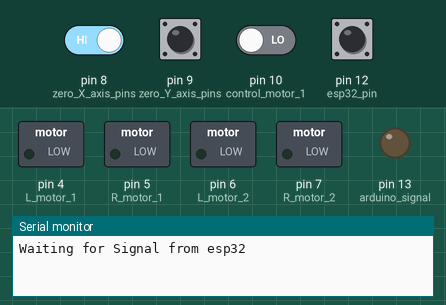
Simulated run of this sketch. Board: Arduino Uno, built with avr-gcc and run on an emulated ATmega328P. Parts: switched loads named in the sketch (green lamp = pin HIGH), output pins drawn as LEDs (lit = HIGH), the last lines printed to the serial monitor. Inputs (shaded band) come from the test bench; at power-on: pin 8 (zero_X_axis_pins), pin 9 (zero_Y_axis_pins), pin 12 (esp32_pin) HIGH, pin 10 (control_motor_1) LOW.

Above: at 1.8 s.
1.9 s: pin 12 (esp32_pin) pulled LOW for 0.6 s
At 2.7 s:
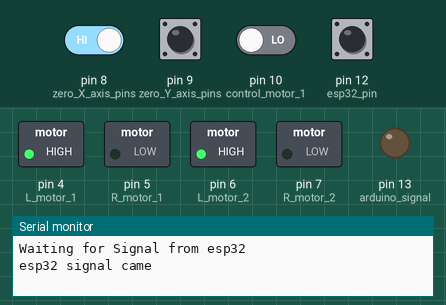
4.0 s: pin 8 (zero_X_axis_pins) driven LOW and pin 12 (esp32_pin) driven LOW
At 5.2 s:
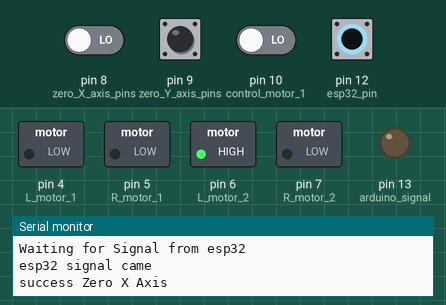
5.5 s: pin 9 (zero_Y_axis_pins) pulled LOW for 0.6 s
At 6.6 s:
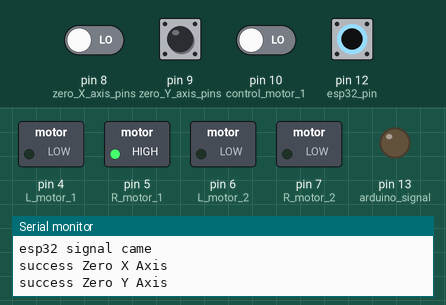
7.6 s: pin 10 (control_motor_1) driven HIGH
At 8.5 s:
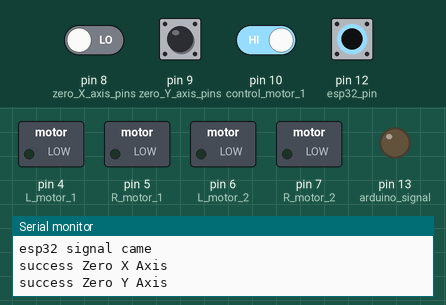
9.5 s: pin 10 (control_motor_1) driven LOW
At 10.8 s:
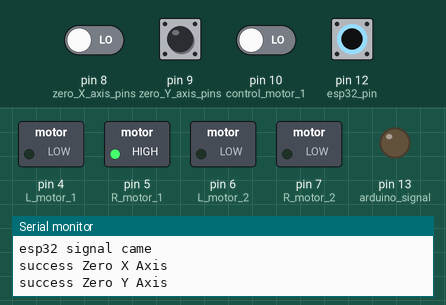
Timing chart, 0 to 12.0 s (numbered marks = the images above; inputs shaded):
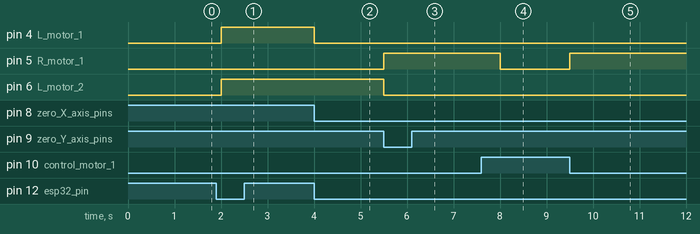

Measured:
- after the input at 1.9 s, pin 4 (L_motor_1), pin 6 (L_motor_2): LOW → HIGH after 0.10 s
- after the input at 4.0 s, pin 4 (L_motor_1): HIGH → LOW at once
- after the input at 5.5 s, pin 5 (R_motor_1): LOW → HIGH at once; pin 6 (L_motor_2): HIGH → LOW at once
- after the input at 7.6 s, pin 5 (R_motor_1): HIGH → LOW after 0.40 s
- after the input at 9.5 s, pin 5 (R_motor_1): LOW → HIGH at once

The sketch:

L293D_IC_motor_driver.ino
```cpp
// motors pins
#define L_motor_1 4
#define R_motor_1 5

#define L_motor_2 6
#define R_motor_2 7

// Zero axis pins
#define zero_X_axis_pins 8
#define zero_Y_axis_pins 9

// control pins
#define control_motor_1 10
#define control_motor_2 11

// esp32 pin
#define esp32_pin 12
#define arduino_signal 13

int Zero_axis_flag1;
int Zero_axis_flag2;

int test_control;

int print_flag;

// motion falgs
int motion_control_flag=0;
int counter_Y_axis=0;

void setup() {
Serial.begin(9600);
pinMode(L_motor_1,OUTPUT);
pinMode(R_motor_1,OUTPUT);
pinMode(L_motor_2,OUTPUT);
pinMode(R_motor_2,OUTPUT);

pinMode(arduino_signal,OUTPUT);

pinMode(zero_X_axis_pins,INPUT_PULLUP);
pinMode(zero_Y_axis_pins,INPUT_PULLUP);

pinMode(control_motor_1,INPUT);
pinMode(control_motor_2,INPUT);

pinMode(esp32_pin,INPUT_PULLUP);
Zero_axis_flag1 = 1;
Zero_axis_flag2 = 1;
print_flag = 1;
Serial.println("Waiting for Signal from esp32");
}

void loop() {
if (digitalRead(esp32_pin)==LOW){
  if(print_flag==1){
      Serial.println("esp32 signal came");
      print_flag=0;
      }
  if(Zero_axis_flag1 == 1){
      if (digitalRead(zero_X_axis_pins)==1){
        digitalWrite(L_motor_1,HIGH);
        digitalWrite(R_motor_1,LOW);
      }
      else {
        digitalWrite(L_motor_1,LOW);
        digitalWrite(R_motor_1,LOW);
        Serial.println("success Zero X Axis");
        Zero_axis_flag1 = 0;
        }
        }
  if (Zero_axis_flag2 == 1){
      if (digitalRead(zero_Y_axis_pins)==1){
        digitalWrite(L_motor_2,HIGH);
        digitalWrite(R_motor_2,LOW);
      }
      else {
        digitalWrite(L_motor_2,LOW);
        digitalWrite(R_motor_2,LOW);
        Serial.println("success Zero Y Axis");
        Zero_axis_flag2 = 0;
        }
        }
  if ((Zero_axis_flag1 == 0) && (Zero_axis_flag2 == 0)){
        digitalWrite(arduino_signal,LOW);
        motion_control_flag = 1;
  }
  if(motion_control_flag == 1){
       if(digitalRead(control_motor_1)==0){
          digitalWrite(L_motor_1,LOW);
          digitalWrite(R_motor_1,HIGH);}
        else{
          digitalWrite(L_motor_1,LOW);
          digitalWrite(R_motor_1,LOW);
          motion_control_flag = 2;}
      }
      else if(motion_control_flag == 2){
        if(digitalRead(control_motor_2)==0){
          counter_Y_axis +=1;
          digitalWrite(L_motor_2,LOW);
          digitalWrite(R_motor_2,HIGH);
          Serial.print("counter_Y_axis = ");
          Serial.println(counter_Y_axis);}
        else{
          digitalWrite(L_motor_1,LOW);
          digitalWrite(R_motor_1,LOW);
          motion_control_flag = 3;}
      }
      else if(motion_control_flag==3){
        if(digitalRead(zero_X_axis_pins)==1){
          digitalWrite(L_motor_1,HIGH);
          digitalWrite(R_motor_1,LOW);}
        else{
          digitalWrite(L_motor_1,LOW);
          digitalWrite(R_motor_1,LOW);
            if(digitalRead(control_motor_2)==1){
            digitalWrite(L_motor_2,LOW);
            digitalWrite(R_motor_2,HIGH);}
          else{motion_control_flag = 2;}
        }
      }
  }
  delay(500);
  }
  
```
